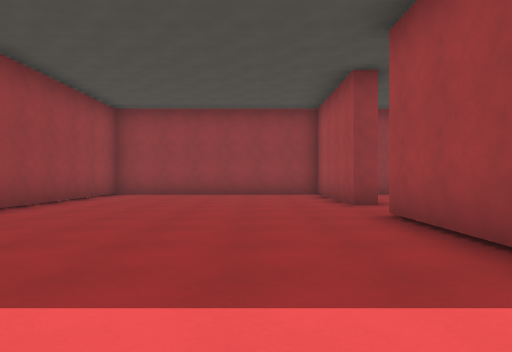
View 1 (above)

24 first-person views from a walk through a Godot game level. The camera is 1.2 m above the floor, looks level and sees 70° across. The floor is counted in squares, 2 m on a side. Each view is taken from the middle of a square. On the plan, view 1 faces up. The plan holds only what a view shows up to about 10 squares ahead; the rest is blank. The place goes on beyond the plan. Surface patterns are stand-ins for the level's own textures.

View 2
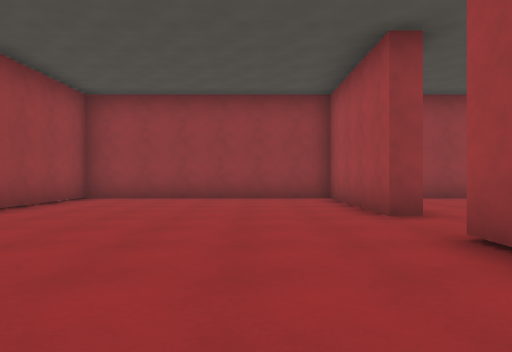

View 3
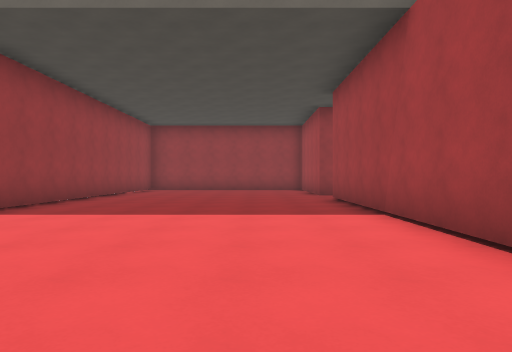

View 4
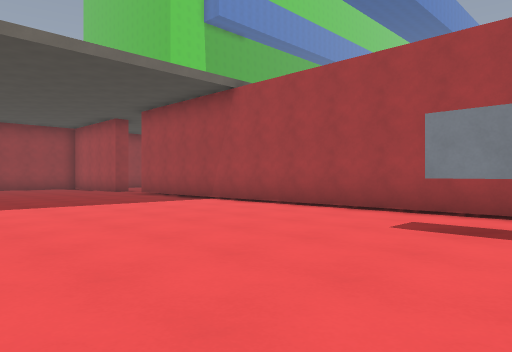

View 5
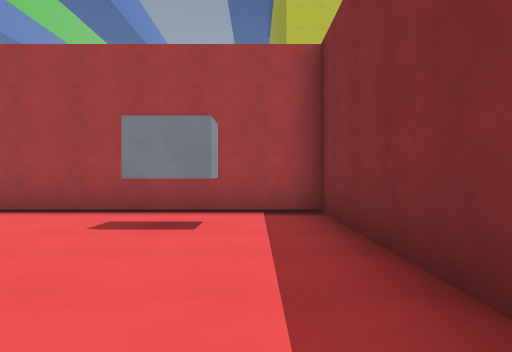

View 6
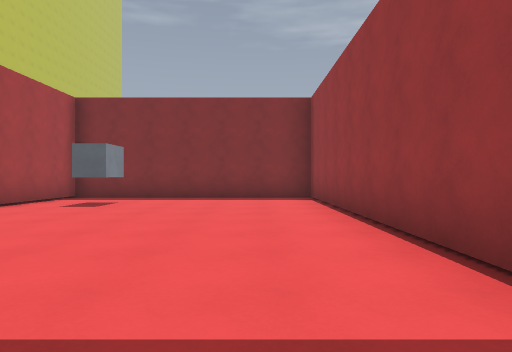

View 7
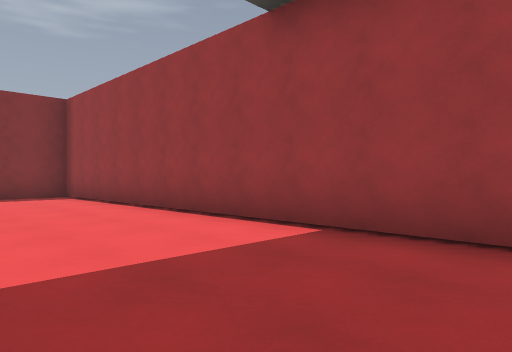

View 8
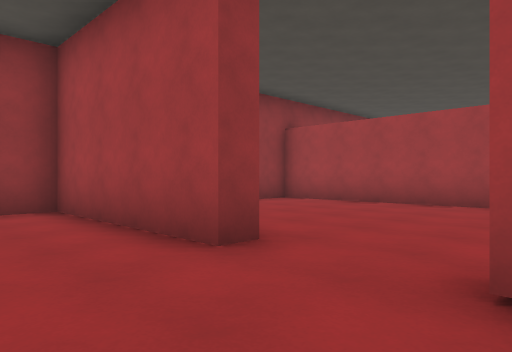

View 9
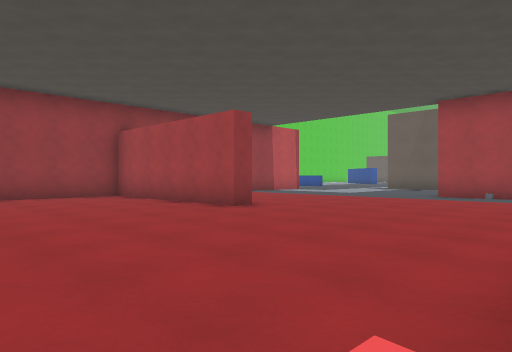

View 10
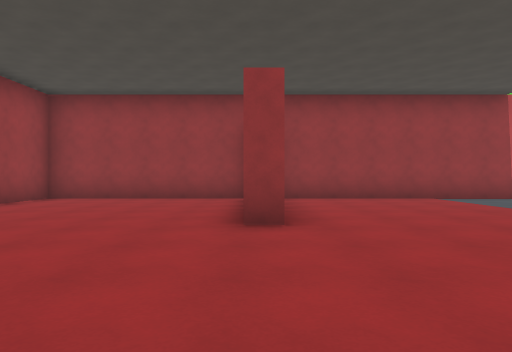

View 11
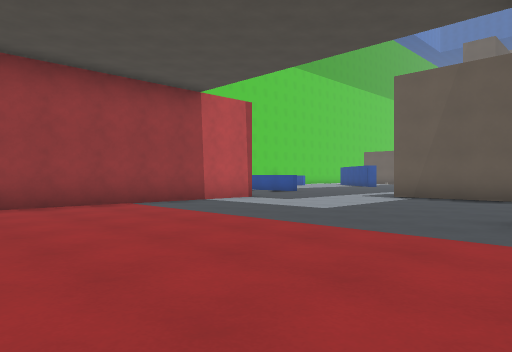

View 12
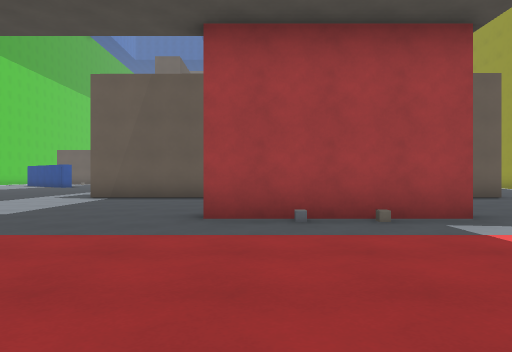

View 13
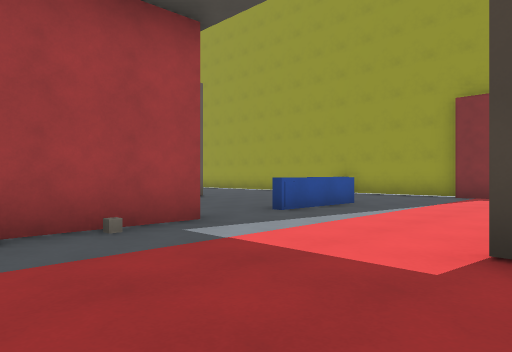

View 14
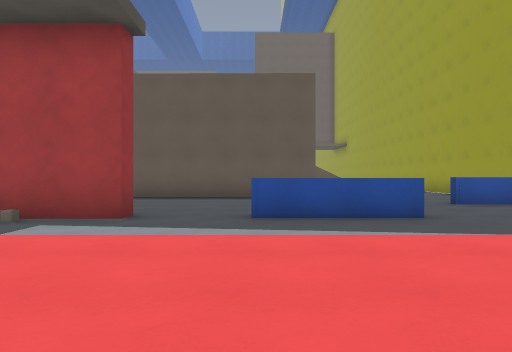

View 15
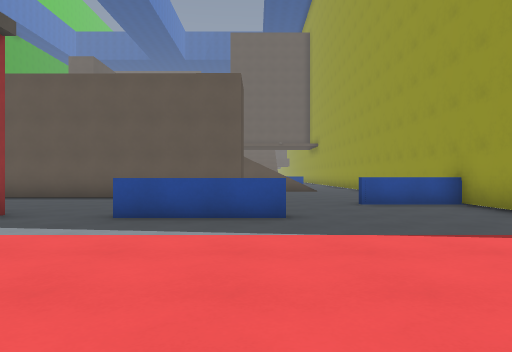

View 16
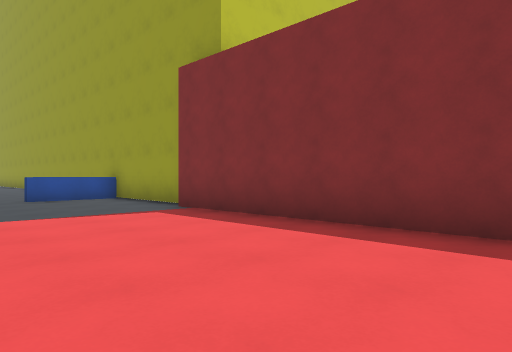

View 17
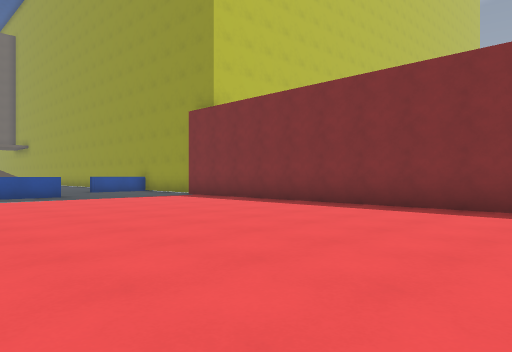

View 18
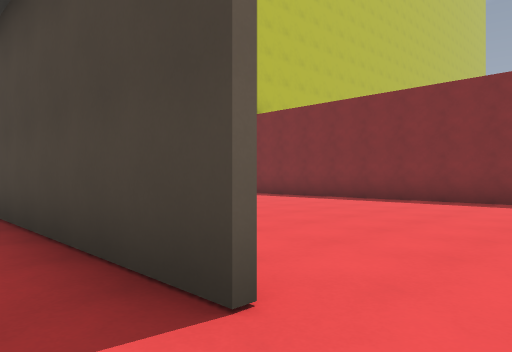

View 19
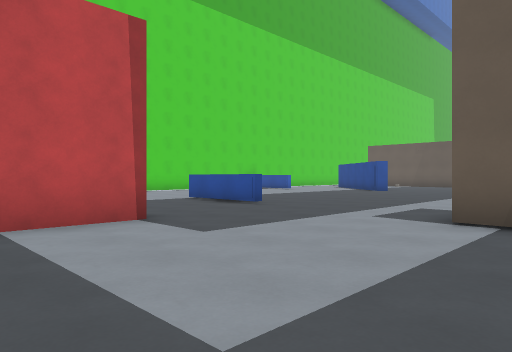

View 20
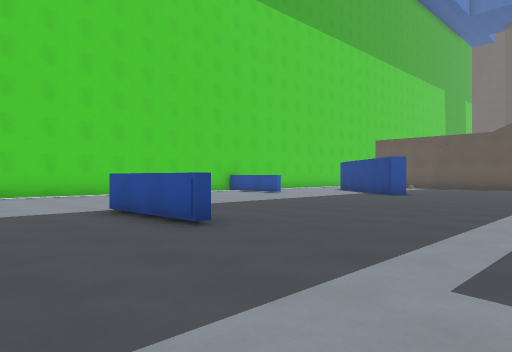

View 21
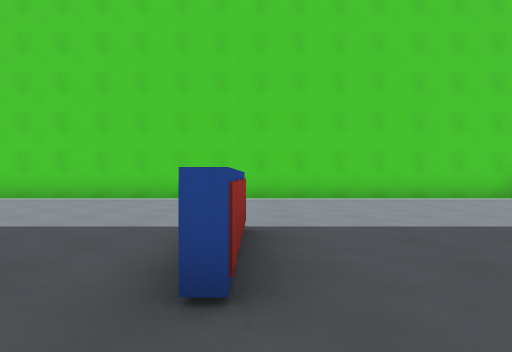

View 22
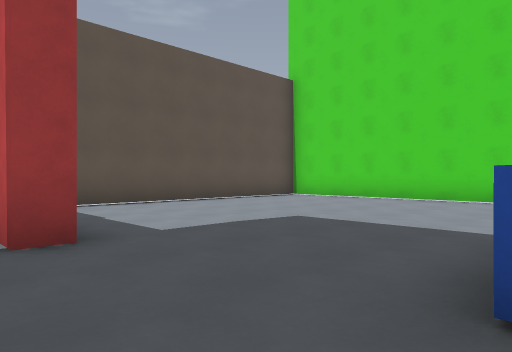

View 23
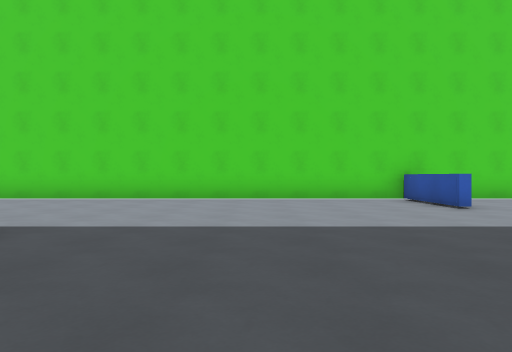

View 24
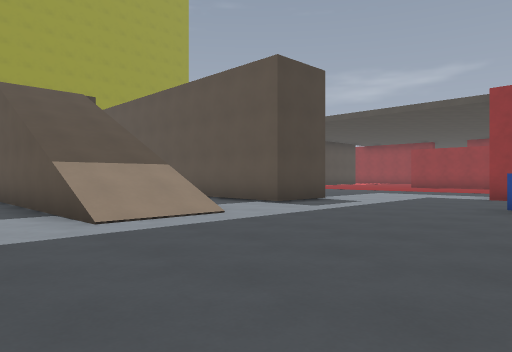

### Floor plan
Key: @ floor where view 1 was taken; # wall or solid block; . main floor; : floor 5.75 m higher than the main floor; / step, stairs or slope; ^ raised ledge.
Columns run from 5 left of view 1 to 27 right of it. Each row starts with its distance up from view 1.
 21                   ###############
 20                    .............#
 19                    .............^
 18                  #..............^
 17                  #...............
 16                  #...............
 15                  #.......#......
 14                  #.......^.......
 13                  #.......^.......
 12 ######################...........
 11 #......#.....#...................
 10 #......#.....#..................
  9 #......#.....#..............///.
  8 #......#.....#..........##..///.
  7 #............#..........##. ///.
  6 #.......................##  ///.
  5 #......#................#   ///
  4 #......#............#   #    //
  3 #......#............# ..#    ::
  2 #......#............#...#
  1 #......#..######....#...#
  0 #....@.#....   .........#
 -1 #......#................#
 -2 #......#................#
 -3 #......#.................
 -4 #......# ................
 -5 #....#.# ................
 -6 #......# .............^..
 -7 ###################...^
 -8                   #######

Positions as (right, up) in squares from view 1, and headings:
1: (0, 0), facing up
2: (0, 2), facing up
3: (0, -4), facing up
4: (-4, -6), facing up-right
5: (-4, -6), facing right
6: (-3, 3), facing down
7: (-1, 4), facing down-left
8: (0, 5), facing up-right
9: (3, 1), facing up-right
10: (8, 2), facing up
11: (9, 4), facing up-right
12: (9, 4), facing right
13: (10, 4), facing down-right
14: (9, -1), facing right
15: (9, -3), facing right
16: (7, -3), facing down-right
17: (3, 0), facing down-right
18: (3, 2), facing down-right
19: (14, 7), facing up-right
20: (17, 9), facing up-right
21: (20, 11), facing up
22: (20, 11), facing up-left
23: (23, 11), facing up
24: (27, 14), facing down-left
